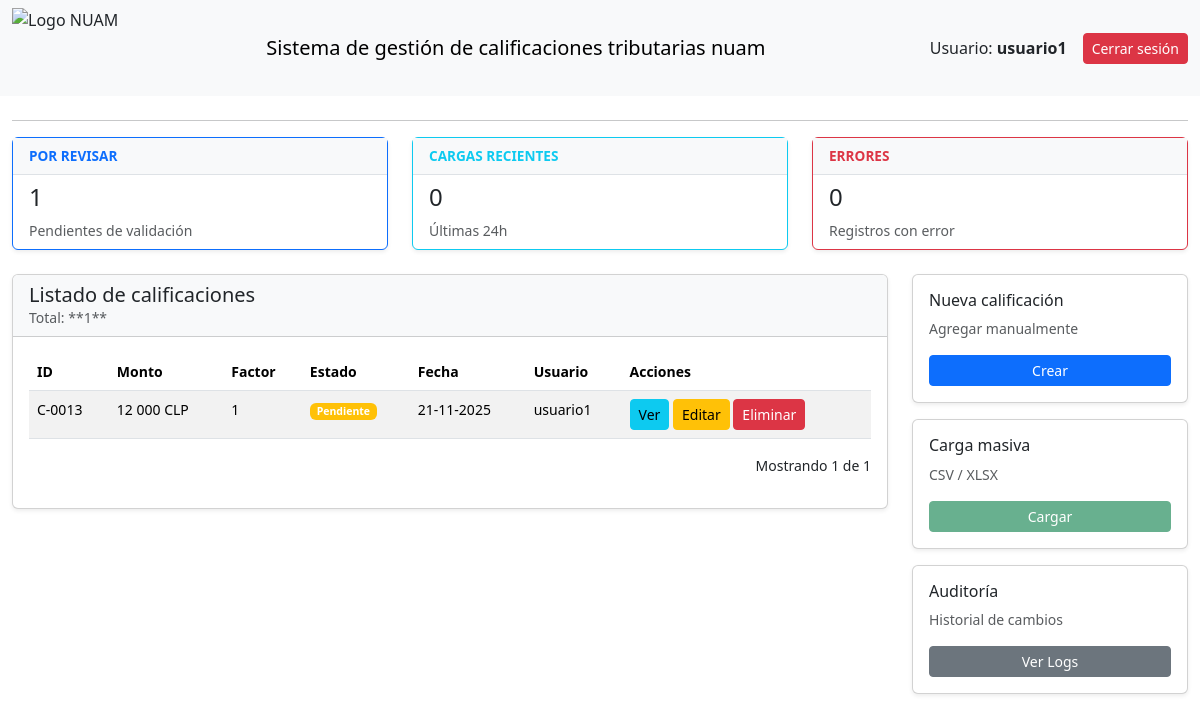
The page / (signed in) on the database as committed earlier.
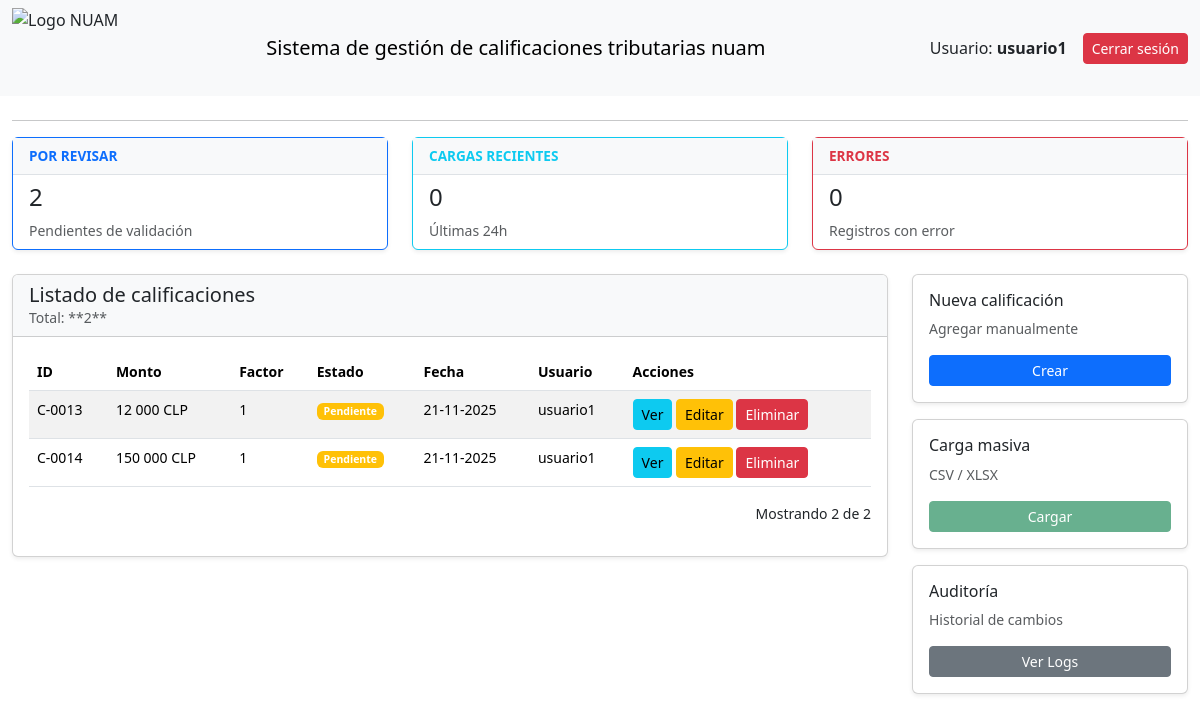
The same page on the database as committed later.
### calificaciones/models.py (models this page shows, shortened)
class Calificacion(models.Model):
    usuario = models.ForeignKey(
        User,
        on_delete=models.CASCADE,
        verbose_name="Usuario",
        related_name='calificaciones_realizadas'
    )
    monto = models.DecimalField(
        max_digits=12,
        decimal_places=0,   # <-- MONTO ENTERO SIN DECIMALES
        verbose_name="Monto (CLP)"
    )
    factor = models.DecimalField(
        max_digits=5,
        decimal_places=0,   # ENTERO SIN DECIMALES
        verbose_name="Factor",
        default=1
    )
    fecha_registro = models.DateField(
        default=timezone.now,
        verbose_name="Fecha de Registro"
    )
    ESTADO_CHOICES = [
        ('pendiente', 'Pendiente'),
        ('validado', 'Validado'),
        ('rechazado', 'Rechazado'),
    ]
    estado = models.CharField(
        max_length=20,
        choices=ESTADO_CHOICES,
        default='pendiente',
        verbose_name="Estado"
    )
    class Meta:
        verbose_name = "Calificación"
        verbose_name_plural = "Calificaciones"

### calificaciones/views.py (the view)
# urls.py: path('', views.dashboard_view, name='dashboard'),
@login_required
def dashboard_view(request):
    listado_calificaciones = Calificacion.objects.all().order_by('-fecha_registro')[:10]
    total_calificaciones = Calificacion.objects.count()
    context = {
        'listado_calificaciones': listado_calificaciones,
        'total_calificaciones': total_calificaciones,
        'usuario': request.user,
        'pendientes_validacion': Calificacion.objects.filter(estado='pendiente').count(),
        'cargas_recientes': ArchivoMasivo.objects.filter(fecha_carga__gte=timezone.now() - datetime.timedelta(hours=24)).count(),
        'errores_simulados': 0,
    }
    return render(request, 'calificaciones/dashboard.html', context)

### calificaciones/templates/calificaciones/dashboard.html (shortened to what the changed rows need)
{% load static %}
<!DOCTYPE html>
<html lang="es">
<head>
    <link href="https://cdn.jsdelivr.net/npm/bootstrap@5.3.3/dist/css/bootstrap.min.css" rel="stylesheet">
</head>
<body>
    <div class="container-fluid mt-4">
        <div class="row mb-4">
            <div class="col-md-4">
                <div class="card shadow-sm border-primary">
                    <div class="card-body-custom">
                        <h4 class="card-title">{{ pendientes_validacion }}</h4>
                        <p class="card-text text-muted small">Pendientes de validación</p>
                    </div>
                </div>
            </div>
        </div>
        <div class="row">
            <div class="col-md-9">
                <div class="card shadow-sm">
                    <div class="card-header bg-light">
                        <h5 class="mb-0">Listado de calificaciones</h5>
                        <p class="text-muted small mb-0">Total: **{{ total_calificaciones }}**</p>
                    </div>
                    <div class="card-body">
                        <table class="table table-striped table-hover small">
                            <thead>
                                <tr>
                                    <th>ID</th>
                                    <th>Monto</th>
                                    <th>Factor</th>
                                    <th>Estado</th>
                                    <th>Fecha</th>
                                    <th>Usuario</th>
                                    <th>Acciones</th>
                                </tr>
                            </thead>
                            <tbody>
                                {% for calificacion in listado_calificaciones %}
                                <tr>
                                    <td>C-{{ calificacion.id|stringformat:"04d" }}</td>
                                    <td>{{ calificacion.monto|floatformat:0 }} CLP</td>
                                    <td>{{ calificacion.factor|floatformat:0 }}</td> <td>
                                        <span class="badge bg-{% if calificacion.estado == 'validado' %}success{% elif calificacion.estado == 'rechazado' %}danger{% else %}warning{% endif %}">
                                            {{ calificacion.get_estado_display }}
                                        </span>
                                    </td>
                                    <td>{{ calificacion.fecha_registro|date:"d-m-Y" }}</td>
                                    <td>{{ calificacion.usuario.username }}</td>
                                    <td>
                                        <a href="{% url 'ver_calificacion' calificacion.id %}" class="btn btn-sm btn-info">Ver</a>
                                        <a href="{% url 'editar_calificacion' calificacion.id %}" class="btn btn-sm btn-warning">Editar</a>
                                        <a href="{% url 'eliminar_calificacion' calificacion.id %}" class="btn btn-sm btn-danger">Eliminar</a>
                                    </td>
                                </tr>
                                {% empty %}
                                <tr><td colspan="7">No hay calificaciones registradas aún.</td></tr>
                                {% endfor %}
                            </tbody>
                        </table>
                        <p class="small text-end mt-3">Mostrando {{ listado_calificaciones|length }} de {{ total_calificaciones }}</p>
                    </div>
                </div>
            </div>
        </div>
    </div>
</body>
</html>

Rows that differ between the two databases and show on the page:
added Calificacion: id "0014", monto "150 000", factor "1", estado "Pendiente", fecha_registro "21-11-2025", usuario.username "usuario1"
Other text that changed with them:
{{ pendientes_validacion }}: "1" → "2"
{{ total_calificaciones }}: "1" → "2"
{{ listado_calificaciones|length }}: "1" → "2"
